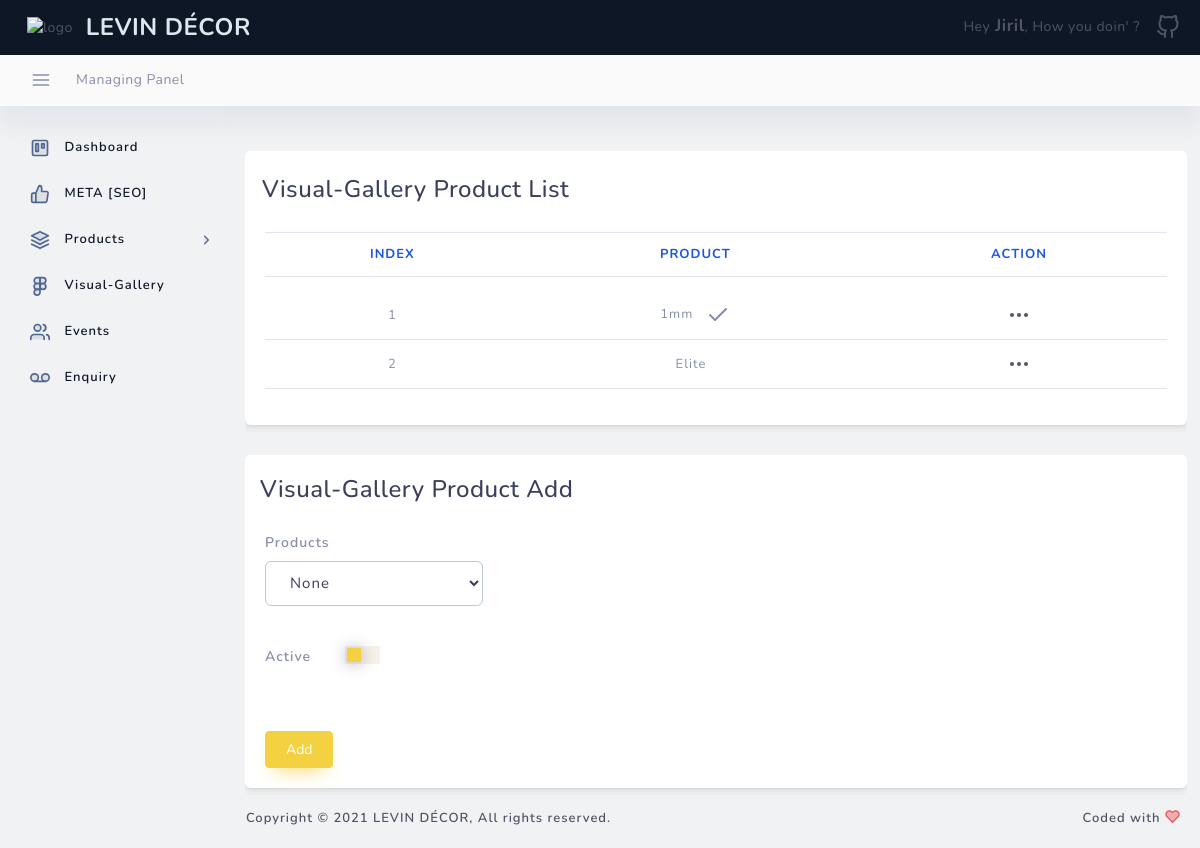
Screenshot of /panel/visual-gallery/product/1/ (signed in) with the database file from the repository.
### vsg/models.py (models this page shows, shortened)
class VSG_Product(models.Model) :
    fk_vsg = models.ForeignKey(VSG, on_delete=models.CASCADE, null=True, blank=True)
    fk_product = models.ForeignKey(Product, on_delete=models.CASCADE, null=True, blank=True)
    is_active = models.BooleanField(default=False, null=True, blank=True)

### panel/models.py (models this page shows, shortened)
class Product(models.Model) :
    index = models.IntegerField(null=True, blank=True)
    name = models.CharField(max_length=100, null=True, blank=True)
    name_slug = models.CharField(max_length=100, null=True, blank=True)
    intro = models.TextField(null=True, blank=True)
    detail = models.TextField(null=True, blank=True)
    image1 = models.ImageField(upload_to='product', null=True, blank=True)
    meta_title = models.TextField(null=True, blank=True)
    meta_description = models.TextField(null=True, blank=True)

### vsg/views.py (the view, shortened to what this page needs)
# urls.py: url(r'^panel/visual-gallery/product/(?P<vsg_pk>\d+)/$', views.vsg_back_product, name='vsg_back_product'),
@login_required
def vsg_back_product(request, vsg_pk) :
    try :
        vsg_obj = VSG.objects.get(pk=vsg_pk)
    except :
        msg = "Visual-Gallery object not found, try going back, refresh the page and then try again!"
        messages.error(request, msg)
        return redirect('vsg_back')
    vsg_products = VSG_Product.objects.all().order_by('pk')
    products = Product.objects.all().order_by('pk')
    send = {
        'vsg_obj': vsg_obj,
        'vsg_products': vsg_products,
        'products': products,
    }
    return render(request, 'back/visual-gallery/vsg_back_product.html', send)

### levin_main/templates/back/visual-gallery/vsg_back_product.html (shortened to what this page needs)
{% extends 'back/master_back.html' %}
{% load static %}
    {% block headblock %}
    <link rel="stylesheet" type="text/css" href="{% static 'back/plugins/table/datatable/datatables.css' %}">
    <link rel="stylesheet" type="text/css" href="{% static 'back/plugins/table/datatable/custom_dt_html5.css' %}">
    <link rel="stylesheet" type="text/css" href="{% static 'back/plugins/table/datatable/dt-global_style.css' %}">
    {% endblock %}
    {% block page_content %}
    <div class="container" style="padding: 10px 0px 0px 0px !important; margin-top: 35px;">
        <div class="container">
            <div id="tableDropdown" class="col-lg-12 col-12 layout-spacing">
                <div class="statbox widget box box-shadow">
                    <div class="widget-header">
                        <div class="row">
                            <div class="col-xl-12 col-lg-11 col-md-11 col-sm-10 col-10 pt-4 pl-4">
                                <h4>Visual-Gallery Product List</h4>
                            </div>
                        </div>
                    </div>
                    <div class="widget-content widget-content-area">
                        <div class="table-responsive">
                            <table id="html5-extension" class="table table-hover non-hover" style="width:100%">
                                <thead>
                                    <tr>
                                        <th class="text-center">Index</th>
                                        <th class="text-center">Product</th>
                                        <th class="text-center">Action</th>
                                    </tr>
                                </thead>
                                <tbody>
                                    {% for vsg_products in vsg_products %}
                                        {% if vsg_products.fk_vsg == vsg_obj %}
                                            <tr>
                                                <td class="text-center">{{forloop.counter}}</td>
                                                <td class="text-center">{% if vsg_products.fk_product %}{{vsg_products.fk_product.name | title}} &nbsp;
                                                        {% if vsg_products.is_active == True %}
                                                            <svg xmlns="http://www.w3.org/2000/svg" width="24" height="24" viewBox="0 0 24 24" fill="none" stroke="currentColor" stroke-width="2" stroke-linecap="round" stroke-linejoin="round" class="feather feather-check"><polyline points="20 6 9 17 4 12"></polyline></svg>
                                                        {% endif %}
                                                    {% endif %}
                                                </td>
                                                <td class="text-center">
                                                    <div class="dropdown custom-dropdown">
                                                        <a class="dropdown-toggle" href="#" role="button" id="dropdownMenuLink7" data-toggle="dropdown" aria-haspopup="true" aria-expanded="false">
                                                        </a>
                                                    </div>
                                                </td>
                                            </tr>
                                        {% endif %}
                                    {% endfor %}
                                </tbody>
                            </table>
                        </div>
                    </div>
                </div>
            </div>
            <div id="ftFormArray" class="col-lg-12 col-12 layout-spacing" >
                <div class="statbox widget box box-shadow">
                    <div class="widget-header">
                        <div class="row">
                            <div class="col-xl-12 col-md-12 col-sm-12 col-12" style="margin-top: 20px; margin-left: 7px;">
                                <h4>Visual-Gallery Product Add</h4>
                            </div>
                        </div>
                    </div>
                    <div class="widget-content widget-content-area custom-autocomplete h-100">
                        <form onsubmit="myFunction()" action="{% url 'vsg_back_product' vsg_pk=vsg_obj.pk %}" method="post" id="quillForm1" name="quillForm1" enctype="multipart/form-data" class="form-horizontal">
                            <div class="form-row mb-4">
                                <div class="form-group col-md-3">
                                    <label for="product_pk">Products</label>
                                    <select class="form-control form-small" name="product_pk" id="product_pk" style="margin-bottom: 0px;" required>
                                        <option value="" selected>None</option>
                                    </select>
                                </div>
                            </div>
                            <div class="form-row mb-4">
                                <div class="form-group col-md-6">
                                    <label for="is_active">Active</label>
                                    <label class="switch s-dark mr-2" style="margin-left: 30px; margin-bottom: -3px;">
                                        <span class="slider"></span>
                                    </label>
                                </div>
                            </div>
                            <button type="submit" class="btn btn-primary mt-3">Add</button>
                        </form>
                    </div>
                </div>
            </div>
        </div>
    </div>
    {% endblock %}

### levin_main/templates/back/master_back.html (shortened to what this page needs)
{% load static %}
<!DOCTYPE html>
<html lang="en">
<head>
    <link href="{% static 'back/assets/css/loader.css' %}" rel="stylesheet" type="text/css" />
    <link href="{% static 'back/bootstrap/css/bootstrap.min.css' %}" rel="stylesheet" type="text/css" />
    <link href="{% static 'back/assets/css/plugins.css' %}" rel="stylesheet" type="text/css" />
    <link href="{% static 'back/plugins/apex/apexcharts.css' %}" rel="stylesheet" type="text/css">
    <link href="{% static 'back/assets/css/dashboard/dash_1.css' %}" rel="stylesheet" type="text/css" />
    <link rel="stylesheet" type="text/css" href="{% static 'back/assets/css/widgets/modules-widgets.css' %}">
    <link href="{% static 'back/assets/css/scrollspyNav.css' %}" rel="stylesheet" type="text/css" />
    <link href="{% static 'back/plugins/autocomplete/autocomplete.css' %}" rel="stylesheet" type="text/css" />
    <link href="{% static 'back/plugins/flatpickr/flatpickr.css' %}" rel="stylesheet" type="text/css">
    <link href="{% static 'back/plugins/flatpickr/custom-flatpickr.css' %}" rel="stylesheet" type="text/css">
    <link rel="stylesheet" type="text/css" href="{% static 'back/plugins/select2/select2.min.css' %}">
    <link rel="stylesheet" type="text/css" href="{% static 'back/plugins/bootstrap-select/bootstrap-select.min.css' %}">
    <link rel="stylesheet" type="text/css" href="{% static 'back/plugins/bootstrap-touchspin/jquery.bootstrap-touchspin.min.css' %}">
    <link rel="stylesheet" type="text/css" href="{% static 'back/assets/css/forms/switches.css' %}">
    <link rel="stylesheet" type="text/css" href="{% static 'back/plugins/file-upload/file-upload-with-preview.min.css' %}">
    <link rel="stylesheet" type="text/css" href="{% static 'back/plugins/editors/quill/quill.snow.css' %}">
    <link rel="stylesheet" type="text/css" href="{% static 'back/assets/css/elements/search.css' %}">
    {% block headblock %}
    {% endblock %}
</head>
<body>
    <div class="header-container fixed-top">
        <header class="header navbar navbar-expand-sm">
            <ul class="navbar-item theme-brand flex-row  text-center">
                <li class="nav-item theme-logo">
                    <a href="{% url 'panel' %}">
                        <img src="{% static 'front/images/Levin.png' %}" class="navbar-logo" alt="logo">
                    </a>
                </li>
                <li class="nav-item theme-text">
                    <a href="{% url 'panel' %}" class="nav-link"> LEVIN DÉCOR </a>
                </li>
            </ul>
            <ul class="navbar-item flex-row ml-md-auto">
                <li class="nav-item dropdown message-dropdown">
                    <a href="javascript:void(0);" class="nav-link dropdown-toggle" id="messageDropdown" data-toggle="dropdown" aria-haspopup="true" aria-expanded="false">
                        Hey<b style="font-size: 17px;"> {{request.user.first_name}}</b>, How you doin' ?
                    </a>
                </li>
                <li class="nav-item dropdown user-profile-dropdown">
                    <a href="javascript:void(0);" class="nav-link dropdown-toggle user" id="userProfileDropdown" data-toggle="dropdown" aria-haspopup="true" aria-expanded="true">
                    </a>
                </li>
            </ul>
        </header>
    </div>
    <div class="sub-header-container">
        <header class="header navbar navbar-expand-sm">
            <a href="javascript:void(0);" class="sidebarCollapse" data-placement="bottom"></a>
            <ul class="navbar-nav flex-row">
                <li>
                    <div class="page-header">
                        <nav class="breadcrumb-one" aria-label="breadcrumb">
                            <ol class="breadcrumb">
                                <li class="breadcrumb-item"><a href="javascript:void(0);">Managing Panel</a></li>
                            </ol>
                        </nav>
                    </div>
                </li>
            </ul>
        </header>
    </div>
    <div class="main-container" id="container">
        <div class="sidebar-wrapper sidebar-theme">
            <nav id="sidebar">
                <div class="shadow-bottom"></div>
                <ul class="list-unstyled menu-categories" id="accordionExample">
                    <li class="menu">
                        <a href="{% url 'panel' %}" aria-expanded="false" class="dropdown-toggle">
                            <div class="">
                                <span>Dashboard</span>
                            </div>
                        </a>
                    </li>
                    <li class="menu">
                        <a href="{% url 'page_handler' %}" aria-expanded="false" class="dropdown-toggle">
                            <div class="">
                                <span>META [SEO]</span>
                            </div>
                        </a>
                    </li>
                    <li class="menu">
                        <a href="#product" data-toggle="collapse" aria-expanded="false" class="dropdown-toggle">
                            <div class="">
                                <span>Products</span>
                            </div>
                            <div>
                                <svg xmlns="http://www.w3.org/2000/svg" width="24" height="24" viewBox="0 0 24 24" fill="none" stroke="currentColor" stroke-width="2" stroke-linecap="round" stroke-linejoin="round" class="feather feather-chevron-right"><polyline points="9 18 15 12 9 6"></polyline></svg>
                            </div>
                        </a>
                    </li>
                    <li class="menu">
                        <a href="{% url 'vsg_back' %}" aria-expanded="false" class="dropdown-toggle">
                            <div class="">
                                <span>Visual-Gallery</span>
                            </div>
                        </a>
                    </li>
                    <li class="menu">
                        <a href="{% url 'event_back' %}" aria-expanded="false" class="dropdown-toggle">
                            <div class="">
                                <span>Events</span>
                            </div>
                        </a>
                    </li>
                    <li class="menu">
                        <a href="{% url 'enquiry' %}" aria-expanded="false" class="dropdown-toggle">
                            <div class="">
                                <span>Enquiry</span>
                            </div>
                        </a>
                    </li>
                </ul>
            </nav>
        </div>
        <div id="content" class="main-content" style="padding-bottom: 30px;">
            {% block page_content %}
            {% endblock %}
            <div class="footer-wrapper" style="position: absolute; padding-top: 30px !important; bottom: 10px;">
                <div class="footer-section f-section-1">
                    <p class="">Copyright © 2021 <a target="_blank" href="{% url 'home' %}">LEVIN DÉCOR</a>, All rights reserved.</p>
                </div>
                <div class="footer-section f-section-2">
                    <p class="">Coded with </p>
                </div>
            </div>
        </div>
    </div>
</body>
</html>

### rows the page displays
VSG_Product: fk_product.name "1mm", is_active True (drawn)
VSG_Product: fk_product.name "Elite"

### other values shown
{{ request.user.first_name }} "Jiril"
